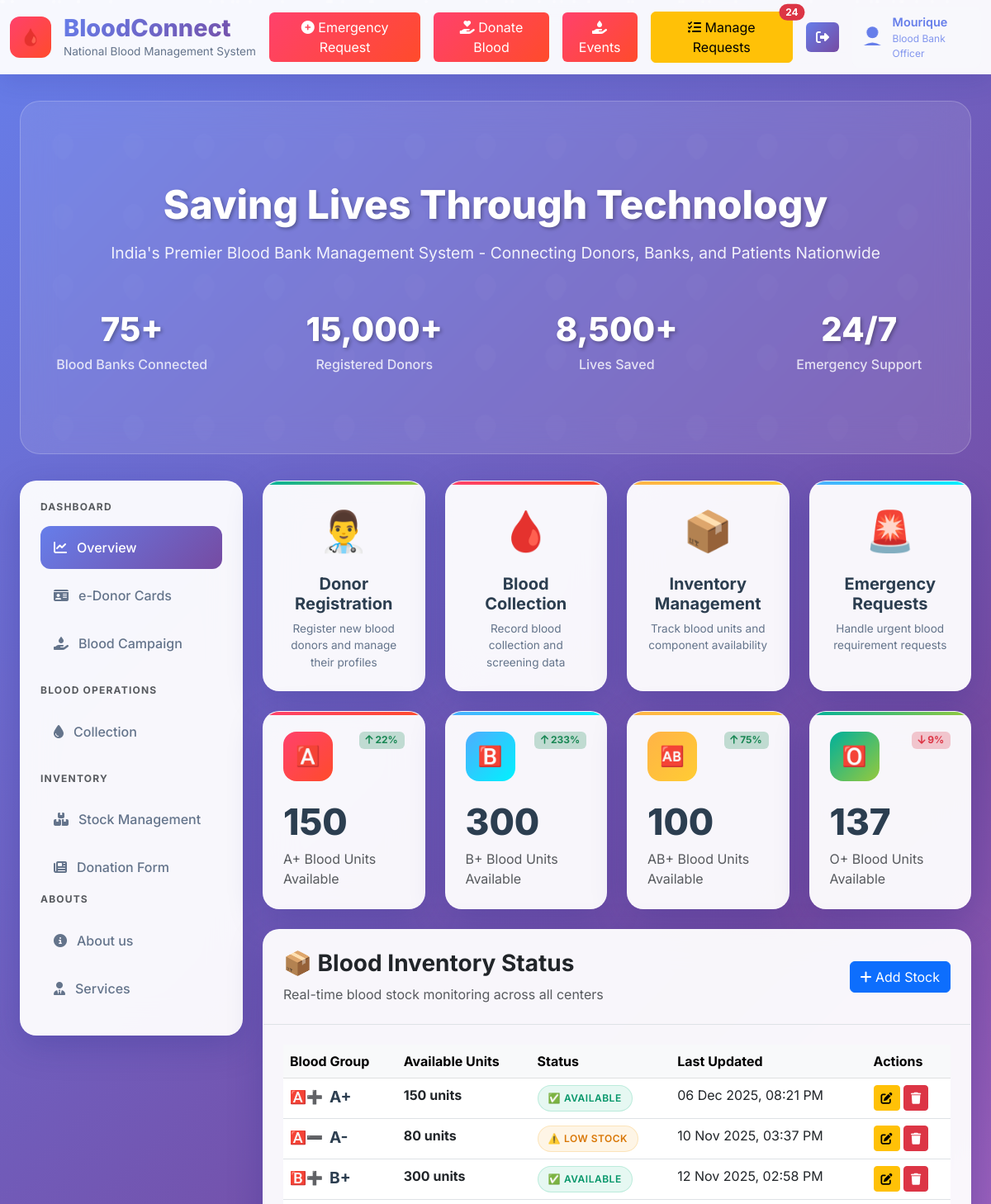
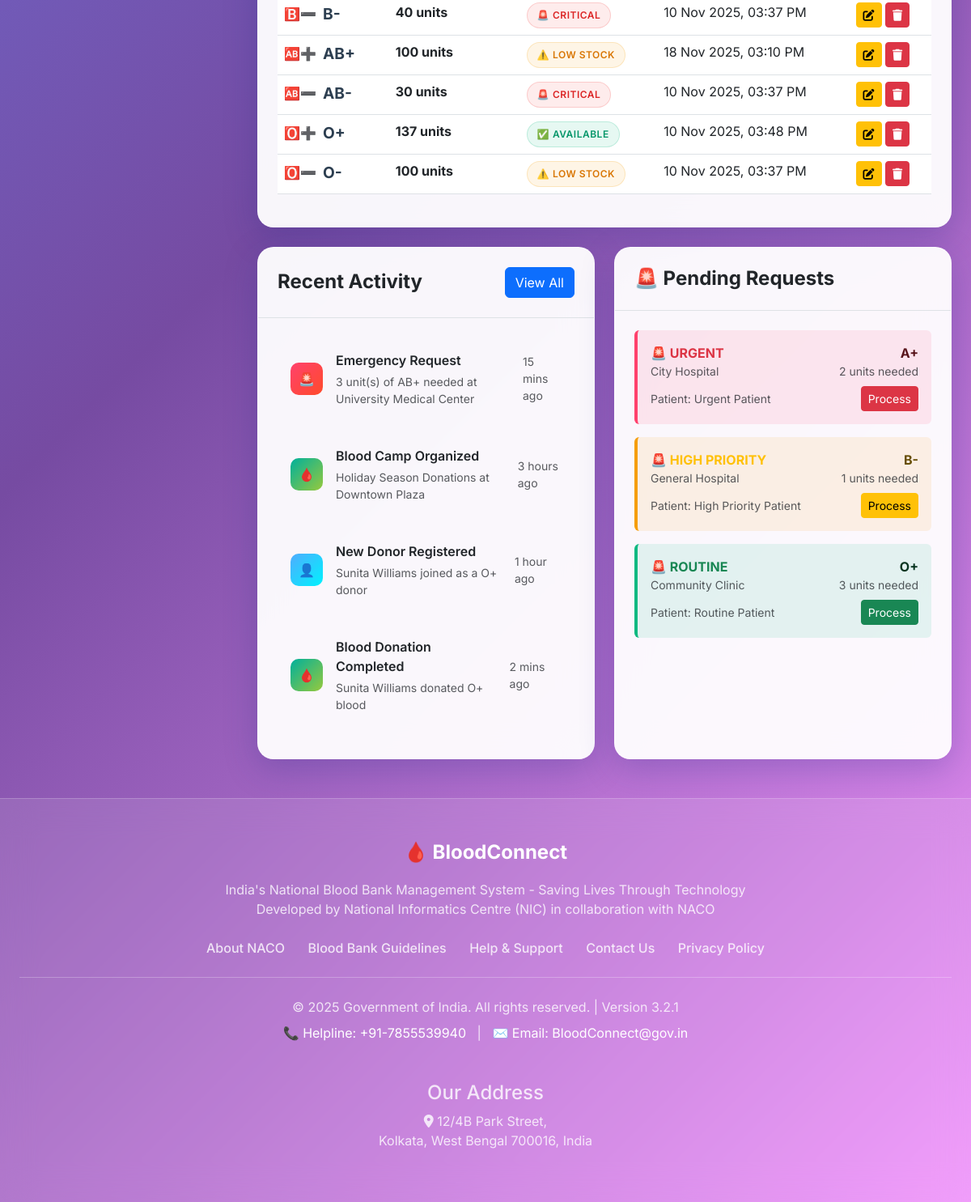
The page /landing_page.php (signed in) on the database its author committed (2 pictures, top to bottom).
### tables this page shows
CREATE TABLE `blood_inventory` (
  `id` int(11) NOT NULL AUTO_INCREMENT,
  `blood_group` varchar(10) NOT NULL,
  `available_units` int(11) NOT NULL,
  `previous_available_units` int(11) DEFAULT 0,
  `status` varchar(20) NOT NULL,
  `last_updated` timestamp NOT NULL DEFAULT current_timestamp() ON UPDATE current_timestamp(),
  `expiry_date` date DEFAULT NULL,
  PRIMARY KEY (`id`)
);

CREATE TABLE `blood_request` (
  `id` int(11) NOT NULL AUTO_INCREMENT,
  `patient_name` varchar(255) DEFAULT NULL,
  `blood_group` varchar(10) DEFAULT NULL,
  `units` int(11) DEFAULT NULL,
  `hospital_name` varchar(255) DEFAULT NULL,
  `hospital_location` varchar(255) DEFAULT NULL,
  `mob` varchar(20) DEFAULT NULL,
  `required_date` date DEFAULT NULL,
  `status` enum('pending','approved','rejected','processing') NOT NULL DEFAULT 'pending',
  `priority` enum('urgent','high','routine') NOT NULL DEFAULT 'routine',
  `created_at` timestamp NOT NULL DEFAULT current_timestamp(),
  PRIMARY KEY (`id`)
);

### landing_page.php (the view, shortened to what the rows shown need)
<!DOCTYPE html>
<html lang="en">
<head>
    <link href="https://cdnjs.cloudflare.com/ajax/libs/bootstrap/5.3.0/css/bootstrap.min.css" rel="stylesheet">
    <link href="https://cdnjs.cloudflare.com/ajax/libs/font-awesome/6.4.0/css/all.min.css" rel="stylesheet">
    <link rel="stylesheet" href="styles.css">
    <link rel="stylesheet" href="particles.css">
</head>
<body>
    <?php
    include "header.php";
    ?>
    <div class="container-fluid px-4">
        <?php
        include "hero.php";
        ?>
        <div class="row g-4">
            <div class="col-lg-9">
                <div id="collection" class="glass-card mb-4">
                    <div class="table-responsive p-4">
                        <table class="table table-hover">
                            <thead class="table-light">
                                <tr>
                                    <th>Blood Group</th>
                                    <th>Available Units</th>
                                    <th>Status</th>
                                    <th>Last Updated</th>
                                    <?php if (isset($_SESSION['role']) && $_SESSION['role'] === 'admin'): ?>
                                    <th>Actions</th>
                                    <?php endif; ?>
                                </tr>
                            </thead>
                            <tbody>
                                <?php
                                include 'connect.php';
                                function getBloodGroupClass($bloodGroup) {
                                    $bloodGroup = strtoupper(trim($bloodGroup));
                                    $class_map = [
                                        'A+' => 'a-pos',
                                        'A-' => 'a-neg',
                                        'B+' => 'b-pos',
                                        'B-' => 'b-neg',
                                        'AB+' => 'ab-pos',
                                        'AB-' => 'ab-neg',
                                        'O+' => 'o-pos',
                                        'O-' => 'o-neg',
                                    ];
                                    return $class_map[$bloodGroup] ?? '';
                                }
                                $sql = "SELECT * FROM blood_inventory";
                                $result = mysqli_query($conn, $sql);
                                if (mysqli_num_rows($result) > 0) {
                                    while($row = mysqli_fetch_assoc($result)) {
                                ?>
                                <tr>
                                    <td><span class="blood-group <?php echo getBloodGroupClass($row['blood_group']); ?>"><?php echo $row['blood_group']; ?></span></td>
                                    <td><strong><?php echo $row['available_units']; ?> units</strong></td>
                                    <td><span class="status-badge status-<?php echo strtolower($row['status']); ?>"><?php echo $row['status']; ?></span></td>
                                    <td><?php echo date('d M Y, h:i A', strtotime($row['last_updated'])); ?></td>
                                    <?php if (isset($_SESSION['role']) && $_SESSION['role'] === 'admin'): ?>
                                    <td>
                                        <a href="edit_stock.php?id=<?php echo $row['id']; ?>" class="btn btn-sm btn-warning"><i class="fas fa-edit"></i></a>
                                        <a href="delete_stock.php?id=<?php echo $row['id']; ?>" class="btn btn-sm btn-danger" onclick="return confirm('Are you sure you want to delete this record?');"><i class="fas fa-trash"></i></a>
                                    </td>
                                    <?php endif; ?>
                                </tr>
                                <?php
                                    }
                                } else {
                                    echo "<tr><td colspan='5' class='text-center'>No records found</td></tr>";
                                }
                                ?>
                            </tbody>
                        </table>
                    </div>
                </div>
                <div class="row g-4">
                    <div class="col-lg-6">
                        <div id="pending" class="glass-card h-100">
                            <div class="p-4">
                                <?php
                                $priorities = ['urgent', 'high', 'routine'];
                                $requests = [];
                                foreach ($priorities as $priority) {
                                    $sql = "SELECT * FROM blood_request WHERE status = 'pending' AND priority = ? ORDER BY REQUIRED_DATE ASC LIMIT 1";
                                    $stmt = mysqli_prepare($conn, $sql);
                                    mysqli_stmt_bind_param($stmt, "s", $priority);
                                    mysqli_stmt_execute($stmt);
                                    $result = mysqli_stmt_get_result($stmt);
                                    if ($result && mysqli_num_rows($result) > 0) {
                                        $requests[$priority] = mysqli_fetch_assoc($result);
                                    } else {
                                        $requests[$priority] = null;
                                    }
                                }
                                foreach ($priorities as $priority):
                                    $row = $requests[$priority];
                                    if ($row):
                                        $priority_class = '';
                                        $priority_text = '';
                                        $style = '';
                                        switch ($row['priority']) {
                                            case 'urgent':
                                                $priority_class = 'danger';
                                                $priority_text = 'URGENT';
                                                $style = 'background: rgba(255, 65, 108, 0.1); border-left: 4px solid #ff416c !important;';
                                                break;
                                            case 'high':
                                                $priority_class = 'warning';
                                                $priority_text = 'HIGH PRIORITY';
                                                $style = 'background: rgba(245, 158, 11, 0.1); border-left: 4px solid #f59e0b !important;';
                                                break;
                                            case 'routine':
                                                $priority_class = 'success';
                                                $priority_text = 'ROUTINE';
                                                $style = 'background: rgba(16, 185, 129, 0.1); border-left: 4px solid #10b981 !important;';
                                                break;
                                        }
                                ?>
                                <div class="alert alert-<?php echo $priority_class; ?> border-0 mb-3"
                                    style="<?php echo $style; ?>">
                                    <div class="d-flex justify-content-between align-items-start mb-2">
                                        <div>
                                            <div class="fw-bold text-<?php echo $priority_class; ?>">🚨 <?php echo $priority_text; ?></div>
                                            <div class="small text-muted"><?php echo $row['hospital_name']; ?></div>
                                        </div>
                                        <div class="text-end">
                                            <div class="fw-bold"><?php echo $row['blood_group']; ?></div>
                                            <div class="small text-muted"><?php echo $row['units']; ?> units needed</div>
                                        </div>
                                    </div>
                                    <div class="d-flex justify-content-between align-items-center">
                                        <div class="small text-muted">Patient: <?php echo $row['patient_name']; ?></div>
                                        <?php if (isset($_SESSION['role']) && $_SESSION['role'] === 'admin'): ?>
                                            <a href="manage_requests.php?request_id=<?php echo $row['id']; ?>" class="btn btn-<?php echo $priority_class; ?> btn-sm">Process</a>
                                        <?php endif; ?>
                                    </div>
                                </div>
                                <?php
                                    endif;
                                endforeach;
                                ?>
                            </div>
                        </div>
                    </div>
                </div>
            </div>
        </div>
    </div>
</body>
</html>

### rows shown on the page
blood_inventory: blood_group "A+", available_units "150", status "AVAILABLE", last_updated "06 Dec 2025, 08:21 PM"
blood_inventory: blood_group "A-", available_units "80", status "LOW STOCK", last_updated "10 Nov 2025, 03:37 PM"
blood_inventory: blood_group "B+", available_units "300", status "AVAILABLE", last_updated "12 Nov 2025, 02:58 PM"
blood_inventory: blood_group "B-", available_units "40", status "CRITICAL", last_updated "10 Nov 2025, 03:37 PM"
blood_inventory: blood_group "AB+", available_units "100", status "LOW STOCK", last_updated "18 Nov 2025, 03:10 PM"
blood_inventory: blood_group "AB-", available_units "30", status "CRITICAL", last_updated "10 Nov 2025, 03:37 PM"
blood_inventory: blood_group "O+", available_units "137", status "AVAILABLE", last_updated "10 Nov 2025, 03:48 PM"
blood_inventory: blood_group "O-", available_units "100", status "LOW STOCK", last_updated "10 Nov 2025, 03:37 PM"
blood_request: priority "URGENT", hospital_name "City Hospital", blood_group "A+", units "2", patient_name "Urgent Patient"
blood_request: priority "HIGH PRIORITY", hospital_name "General Hospital", blood_group "B-", units "1", patient_name "High Priority Patient"
blood_request: priority "ROUTINE", hospital_name "Community Clinic", blood_group "O+", units "3", patient_name "Routine Patient"

### other values the page prints
$total_pending_count "24"
$stats['percentage_change'] "22"
$stats['total_units'] "150"
$group "A+"
$stats['percentage_change'] "233"
$stats['total_units'] "300"
$group "B+"
$stats['percentage_change'] "75"
$stats['total_units'] "100"
$group "AB+"
$stats['percentage_change'] "9"
$stats['total_units'] "137"
$group "O+"
$icon "🚨"
$row['title'] "Emergency Request"
